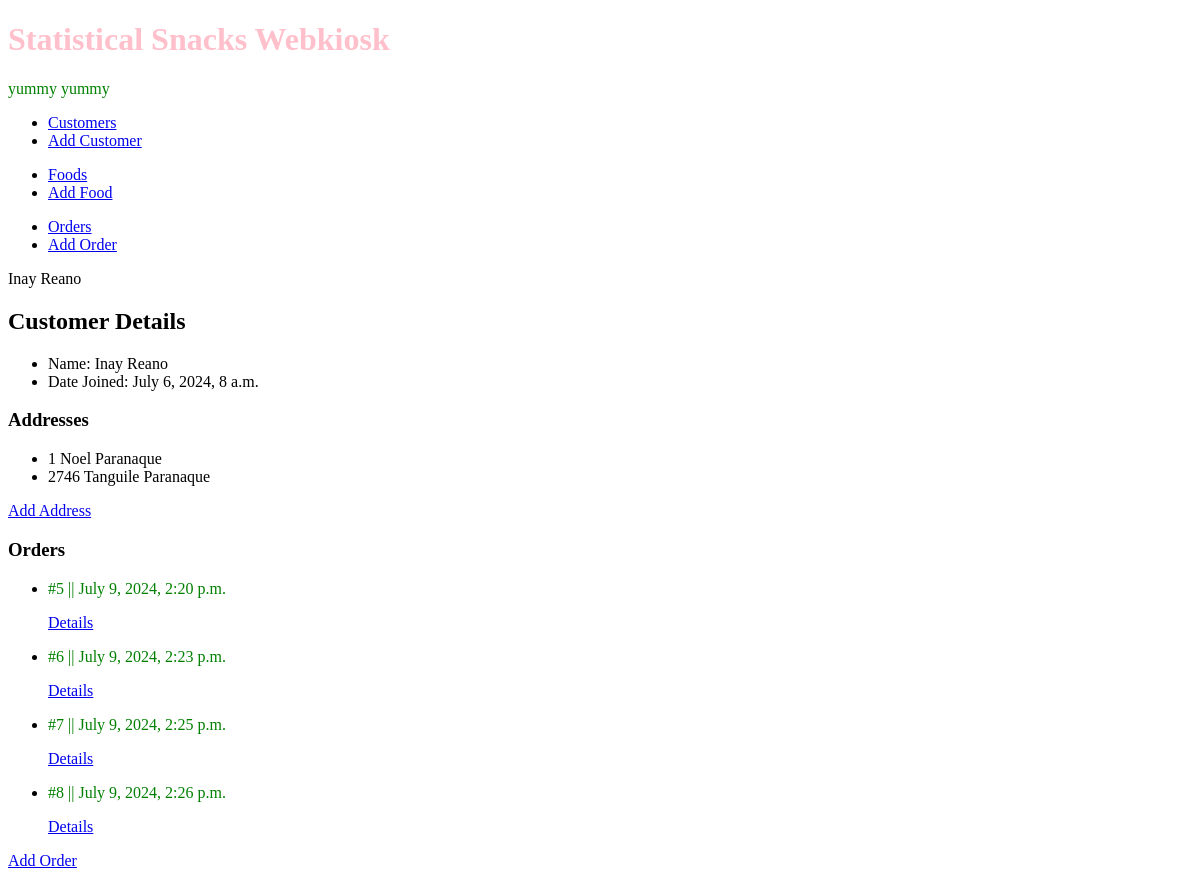
The app's page /webkiosk/customer/1/, older data.
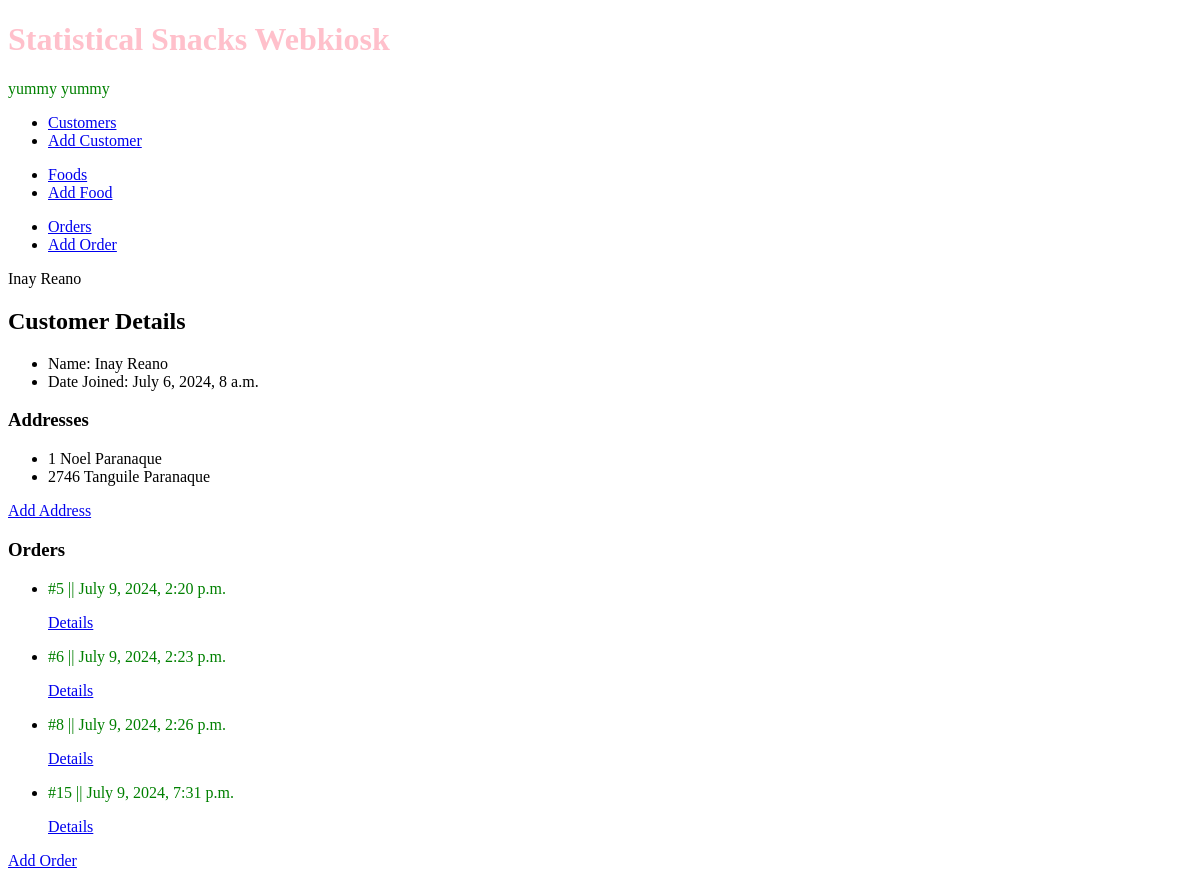
The same page, newer data.
### webkiosk/models.py (models this page shows, shortened)
class Address(models.Model):
    street = models.CharField(max_length=50)
    city = models.CharField(max_length=50)
    customer = models.ForeignKey(Customer, on_delete=models.CASCADE)

class Order(models.Model):
    CHOICES = [
        ('Cash','Cash'),
        ('Card','Card'),
        ('Digitalwallet','Digital Wallet'),
    ]
    orderdatetime = models.DateTimeField(auto_now_add=True)
    paymentmode = models.CharField(max_length=15, choices=CHOICES)
    customer = models.ForeignKey(Customer, on_delete=models.CASCADE)

### webkiosk/views.py (the view)
# urls.py: path('customer/<int:pk>/', views.listcustomerdetails, name='customer-details'),
def listcustomerdetails(request, pk):
    c = get_object_or_404(Customer, id=pk)
    context = {'customer': c}
    return render(request, 'webkiosk/customer_detail.html', context)

### webkiosk/templates/webkiosk/customer_detail.html
{% extends 'webkiosk/base_template.html' %}
{% block pagetitle %} {{customer.firstname}} {{customer.lastname}} {% endblock %}
{% block maincontent %}
<h2> Customer Details</h2>
<ul>
    <li>Name: {{customer.firstname}} {{customer.lastname}}</li>
    <li>Date Joined: {{ customer.date_joined }}</li>
</ul>
{% if customer.address_set.exists %}
<h3>Addresses</h3>
<ul>
    {% for address in customer.address_set.all %}
        <li>{{ address.street }} {{ address.city }}</li>
    {% endfor %}
</ul>
{% else %}
<p>No addresses found for this customer.</p>\
{% endif %}
<p><a href="{% url 'webkiosk:address-add' customer.id %}">Add Address</a></p>
{% if customer.order_set.exists %}
<h3>Orders</h3>
<ul>
    {% for order in customer.order_set.all %}
        <li>
            <p>#{{ order.id }} || {{ order.orderdatetime }}</p>
            <a href="{% url 'webkiosk:order-details' order.id %}">Details</a>
        </li>
    {% endfor %}
</ul>
{% else %}
<p>No Orders found for this customer.</p>
{% endif %}
<p><a href="{% url 'webkiosk:order-add-customer' customer.id %}">Add Order</a></p>
{% endblock %}

Row changes from the older to the newer data that the page shows:
no longer on this page (row edited): Order: id "7", orderdatetime "July 9, 2024, 2:25 p.m."
added Order: id "15", orderdatetime "July 9, 2024, 7:31 p.m."
